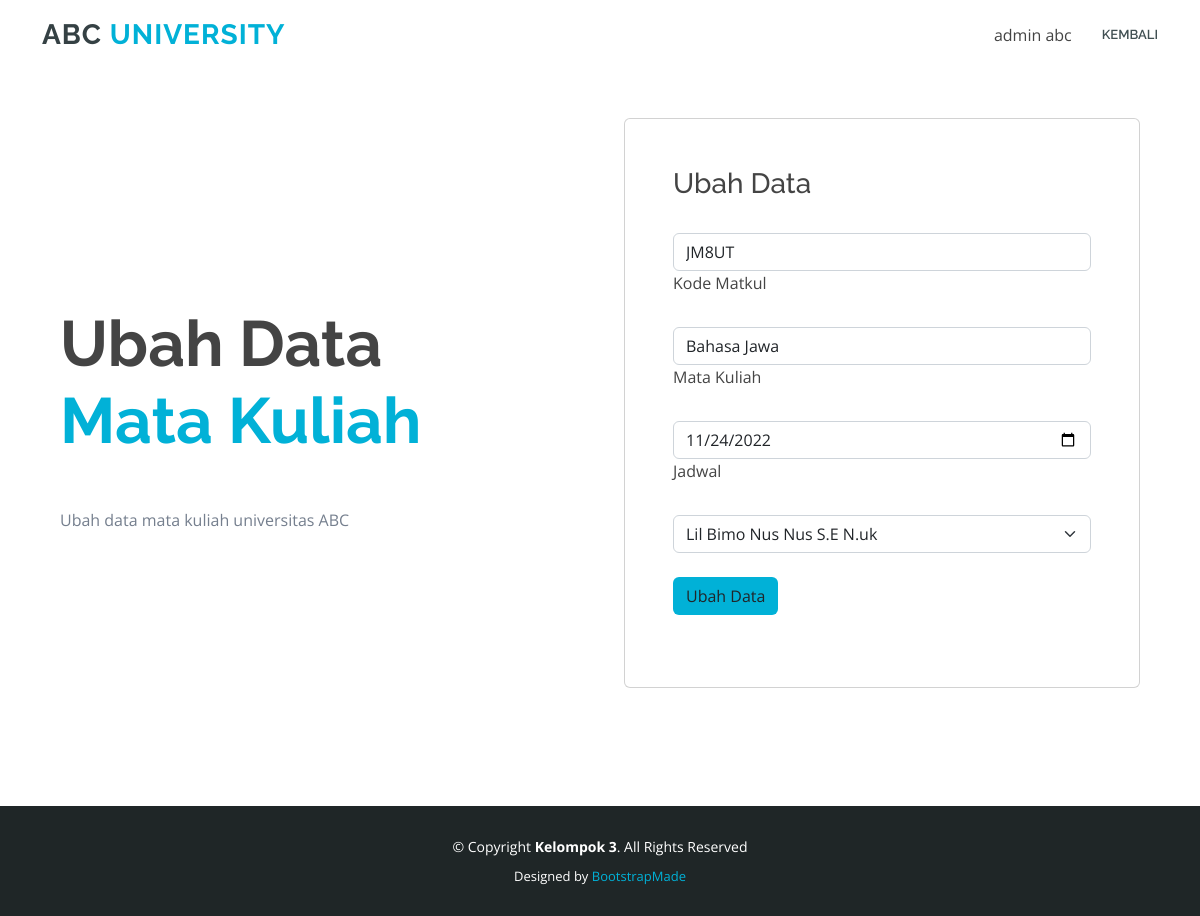
The app's page /form/ubahmatkul.php?kode=JM8UT (signed in) with its own data.
### tables this page shows
CREATE TABLE `matkul` (
  `kode_matkul` varchar(5) NOT NULL,
  `nama_matkul` varchar(45) NOT NULL,
  `jadwal_matkul` date NOT NULL,
  `dosen_nama_dosen` varchar(45) NOT NULL,
  `login_id_login` int(11) NOT NULL,
  PRIMARY KEY (`kode_matkul`,`dosen_nama_dosen`,`login_id_login`),
  KEY `fk_matkul_dosen_idx` (`dosen_nama_dosen`),
  KEY `fk_matkul_login1_idx` (`login_id_login`),
  CONSTRAINT `fk_matkul_login` FOREIGN KEY (`login_id_login`) REFERENCES `login` (`id_login`) ON DELETE NO ACTION ON UPDATE NO ACTION,
  CONSTRAINT `matkul_ibfk_1` FOREIGN KEY (`dosen_nama_dosen`) REFERENCES `dosen` (`nama_dosen`) ON DELETE CASCADE ON UPDATE CASCADE,
  CONSTRAINT `matkul_ibfk_2` FOREIGN KEY (`login_id_login`) REFERENCES `login` (`id_login`) ON DELETE CASCADE ON UPDATE CASCADE
);

### lib/function.php (called while the page is built, shortened)
<?php
include "../koneksi.php";
function get_all($query): array | bool{
  global $koneksi;
  $result = mysqli_query($koneksi, $query);
  return mysqli_fetch_all($result);
}
function get($query): array | bool{
  global $koneksi;
  $result = mysqli_query($koneksi, $query);
  return mysqli_fetch_assoc($result);
}

### form/ubahmatkul.php (the view, shortened to what this page needs)
<?php
include "../lib/function.php";
$kode_lama = $_GET['kode'];
if (isset($kode_lama)) {
  $result = get("SELECT * FROM matkul WHERE kode_matkul='$kode_lama'");
  $nama_dosen = $data['dosen_nama_dosen'];
  $data_dosen = get_all("SELECT * FROM dosen WHERE NOT nama_dosen='$nama_dosen'");
} else {
  header("Location: ../index.php");
}
?>
<!DOCTYPE html>
<html lang="en">
<head>
  <link href="../assets/vendor/animate.css/animate.min.css" rel="stylesheet">
  <link href="../assets/vendor/bootstrap/css/bootstrap.min.css" rel="stylesheet">
  <link href="../assets/vendor/bootstrap-icons/bootstrap-icons.css" rel="stylesheet">
  <link href="../assets/vendor/boxicons/css/boxicons.min.css" rel="stylesheet">
  <link href="../assets/vendor/glightbox/css/glightbox.min.css" rel="stylesheet">
  <link href="../assets/vendor/remixicon/remixicon.css" rel="stylesheet">
  <link href="../assets/vendor/swiper/swiper-bundle.min.css" rel="stylesheet">
</head>
<body>
  <header id="header" class="fixed-top d-flex align-items-center">
    <div class="container d-flex align-items-center justify-content-between">
      <div class="logo">
        <h1><a href="index.html">ABC <span>UNIVERSITY</span></a></h1>
      </div>
      <nav id="navbar" class="navbar">
        <ul>
          <li>
            <?= $_SESSION['nama']; ?>
          </li>
          <li><a class="nav-link scrollto" href="../index.php">Kembali</a></li>
        </ul>
      </nav>
    </div>
  </header>
  <main id="main">
    <section class="">
      <div class="px-4 py-5 px-md-5 text-center text-lg-start" style="background-color: white">
        <div class="container">
          <div class="row gx-lg-5 align-items-center">
            <div class="col-lg-6 mb-5 mb-lg-0">
              <h1 class="my-5 display-3 fw-bold ls-tight">
                Ubah Data<br />
                <span class="coler">Mata Kuliah</span>
              </h1>
              <p style="color: hsl(217, 10%, 50.8%)">
                Ubah data mata kuliah universitas ABC
              </p>
            </div>
            <div class="col-lg-6 mb-5 mb-lg-0">
              <div class="card">
                <div class="card-body py-5 px-md-5">
                  <form action="ubahmatkul.php?kode=<?= $kode_lama; ?>" method="post">
                    <h3>Ubah Data</h3>
                    <br>
                    <div class="form-outline mb-4">
                      <input type="text" id="form3Example3" class="form-control" name="kode" value="<?= $result['kode_matkul']; ?>" />
                      <label class="form-label" for="form3Example3">Kode Matkul</label>
                    </div>
                    <div class="form-outline mb-4">
                      <input type="text" id="form3Example4" class="form-control" name="matkul" value="<?= $result['nama_matkul']; ?>" />
                      <label class="form-label" for="form3Example4">Mata Kuliah</label>
                    </div>
                    <div class="form-outline mb-4">
                      <input type="date" id="form3Example4" class="form-control" name="jadwal" value="<?= $result['jadwal_matkul']; ?>" />
                      <label class="form-label" for="form3Example4">Jadwal</label>
                    </div>
                    <div class="form-outline mb-4">
                      <select class="form-select" aria-label="Default select example" name="dosen">
                        <option selected><?= $result['dosen_nama_dosen'] ?></option>
                      </select>
                    </div>
                    <button type="submit" class="btn bgcoler btn-block mb-4" name="Ubah">
                      Ubah Data
                    </button>
                  </form>
                </div>
              </div>
            </div>
          </div>
        </div>
      </div>
    </section>
  </main>
  <footer id="footer">
    <div class="container">
      <div class="copyright">
        &copy; Copyright <strong><span>Kelompok 3</span></strong>. All Rights Reserved
      </div>
      <div class="credits">
        Designed by <a href="https://bootstrapmade.com/">BootstrapMade</a>
      </div>
    </div>
  </footer>
</body>
</html>

### records on screen
matkul: kode "JM8UT", matkul "Bahasa Jawa", jadwal "11/24/2022", dosen "Lil Bimo Nus Nus S.E N.uk"

### other values on screen
$_SESSION['nama'] "admin abc"
